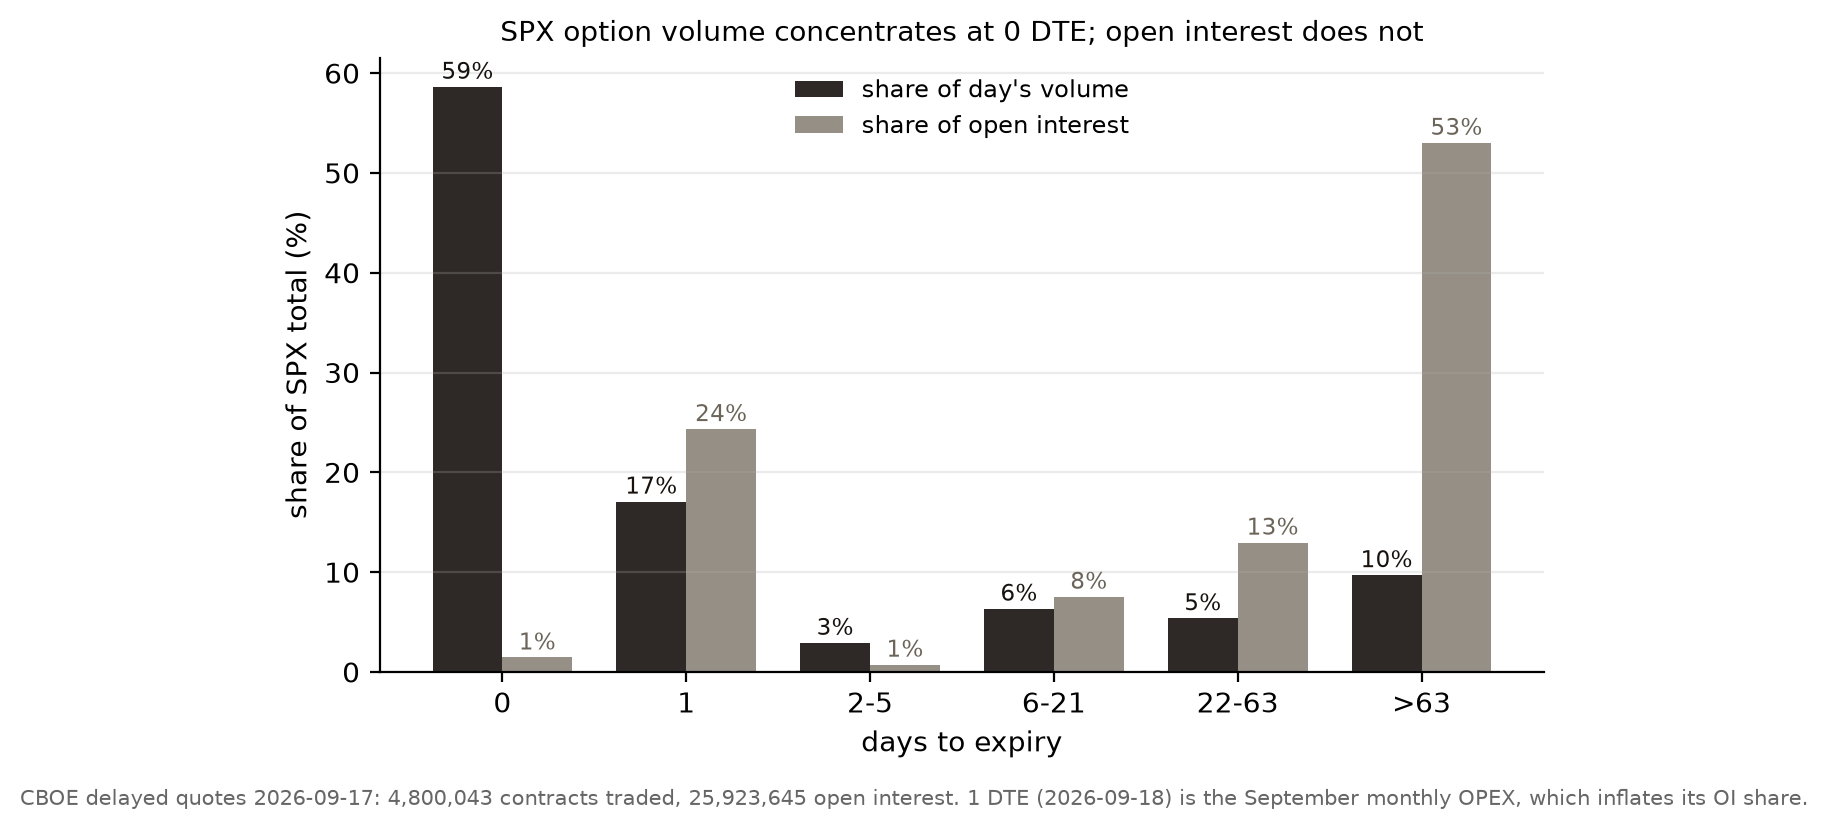

Write the Python code that produced this figure.
"""
Figure - where SPX option activity lives: volume share vs. open-interest
share by days to expiry, from the cached CBOE delayed chain snapshot
(data/spx_chain_snapshot.json, same file as fig_gex_profile.py).

Volume is the snapshot day's traded contracts (the same-day expiry is
INCLUDED here - it traded all session before settling); open interest is the
end-of-day outstanding contracts. The wedge between the two bars at 0 DTE is
the measurement problem discussed in the paper: positions opened and closed
intraday never appear in any OI snapshot.

Reproducible:
    python fig_0dte_share.py     # numpy, matplotlib; stdlib json/re
"""
import os, json, re, socket, urllib.request, datetime as dt
import numpy as np
import matplotlib
matplotlib.use("Agg")
import matplotlib.pyplot as plt

HERE = os.path.dirname(os.path.abspath(__file__))
DATA = os.path.join(HERE, "data")
os.makedirs(DATA, exist_ok=True)
CACHE = os.path.join(DATA, "spx_chain_snapshot.json")
URL = "https://cdn.cboe.com/api/global/delayed_quotes/options/_SPX.json"

def load_chain():
    """Robust cached loader (ERRATA F1/F3): validate before writing, write
    atomically, and SKIP cleanly when the licensed snapshot is unavailable
    offline instead of poisoning the cache with a 0-byte file."""
    if os.path.exists(CACHE) and os.path.getsize(CACHE) > 0:
        try:
            with open(CACHE) as f:
                return json.load(f)
        except (ValueError, OSError):
            pass
    try:
        socket.setdefaulttimeout(60)
        req = urllib.request.Request(URL, headers={"User-Agent": "Mozilla/5.0"})
        raw = urllib.request.urlopen(req).read()
        obj = json.loads(raw)
        tmp = CACHE + ".part"
        with open(tmp, "wb") as f:
            f.write(raw)
        os.replace(tmp, CACHE)
        return obj
    except Exception as e:
        print("SKIPPED: needs the licensed CBOE option-chain snapshot "
              f"({os.path.basename(CACHE)}), not redistributed; offline fetch "
              f"failed ({type(e).__name__}). See ERRATA F.")
        raise SystemExit(0)


chain = load_chain()
d = chain["data"]
snap = dt.date.fromisoformat(chain["timestamp"][:10])
pat = re.compile(r"^(SPXW?)(\d{6})([CP])(\d{8})$")

BUCKETS = [(0, 0, "0"), (1, 1, "1"), (2, 5, "2-5"), (6, 21, "6-21"),
           (22, 63, "22-63"), (64, 10 ** 6, ">63")]
vol_b = np.zeros(len(BUCKETS))
oi_b = np.zeros(len(BUCKETS))
for o in d["options"]:
    m = pat.match(o["option"])
    if not m:
        continue
    _, ymd, cp, k = m.groups()
    exp = dt.date(2000 + int(ymd[:2]), int(ymd[2:4]), int(ymd[4:6]))
    dte = (exp - snap).days
    for i, (lo, hi, _) in enumerate(BUCKETS):
        if lo <= dte <= hi:
            vol_b[i] += o["volume"]
            oi_b[i] += o["open_interest"]
            break

vshare = vol_b / vol_b.sum() * 100
oshare = oi_b / oi_b.sum() * 100
x = np.arange(len(BUCKETS))
labels = [b[2] for b in BUCKETS]

fig, ax = plt.subplots(figsize=(6.6, 4.0))
w = 0.38
b1 = ax.bar(x - w / 2, vshare, w, color="#17120e", alpha=0.9,
            label="share of day's volume")
b2 = ax.bar(x + w / 2, oshare, w, color="#8a8378", alpha=0.9,
            label="share of open interest")
for xi, v in zip(x, vshare):
    ax.text(xi - w / 2, v + 0.8, f"{v:.0f}%", ha="center", fontsize=8.2,
            color="#17120e")
for xi, v in zip(x, oshare):
    ax.text(xi + w / 2, v + 0.8, f"{v:.0f}%", ha="center", fontsize=8.2,
            color="#6b6459")
ax.set_xticks(x)
ax.set_xticklabels(labels)
ax.set_xlabel("days to expiry")
ax.set_ylabel("share of SPX total (%)")
ax.set_title("SPX option volume concentrates at 0 DTE; open interest does not",
             fontsize=10.2)
ax.legend(fontsize=8.6, frameon=False)
for s_ in ("top", "right"):
    ax.spines[s_].set_visible(False)
ax.grid(True, axis="y", alpha=0.25)
fig.text(0.5, -0.02,
         f"CBOE delayed quotes {snap}: {vol_b.sum():,.0f} contracts traded, "
         f"{oi_b.sum():,.0f} open interest. 1 DTE ({snap + dt.timedelta(days=1)}) "
         f"is the September monthly OPEX, which inflates its OI share.",
         ha="center", fontsize=7.6, color="#666")
plt.tight_layout()
OUT = os.path.join(HERE, "fig_0dte_share.png")
fig.savefig(OUT, dpi=200, bbox_inches="tight")
print("wrote", OUT)
print(f"snapshot={snap} total_volume={vol_b.sum():,.0f} total_OI={oi_b.sum():,.0f}")
for (lo, hi, lab), v, o_ in zip(BUCKETS, vshare, oshare):
    print(f"dte {lab:>6}: volume {v:5.1f}%  OI {o_:5.1f}%")
print(f"0DTE_volume_share={vshare[0]:.1f}%  0-1DTE_volume_share={vshare[0]+vshare[1]:.1f}%  "
      f"0DTE_OI_share={oshare[0]:.1f}%")
